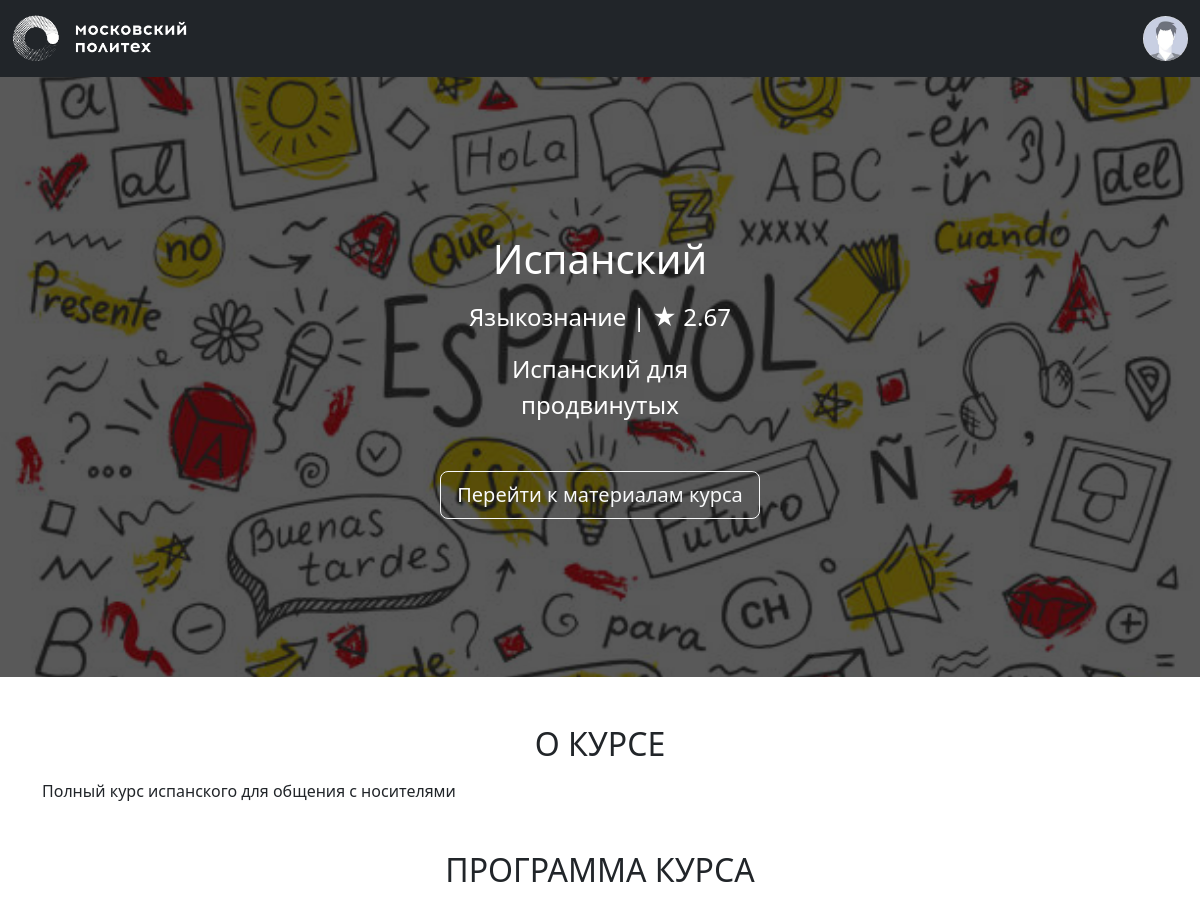
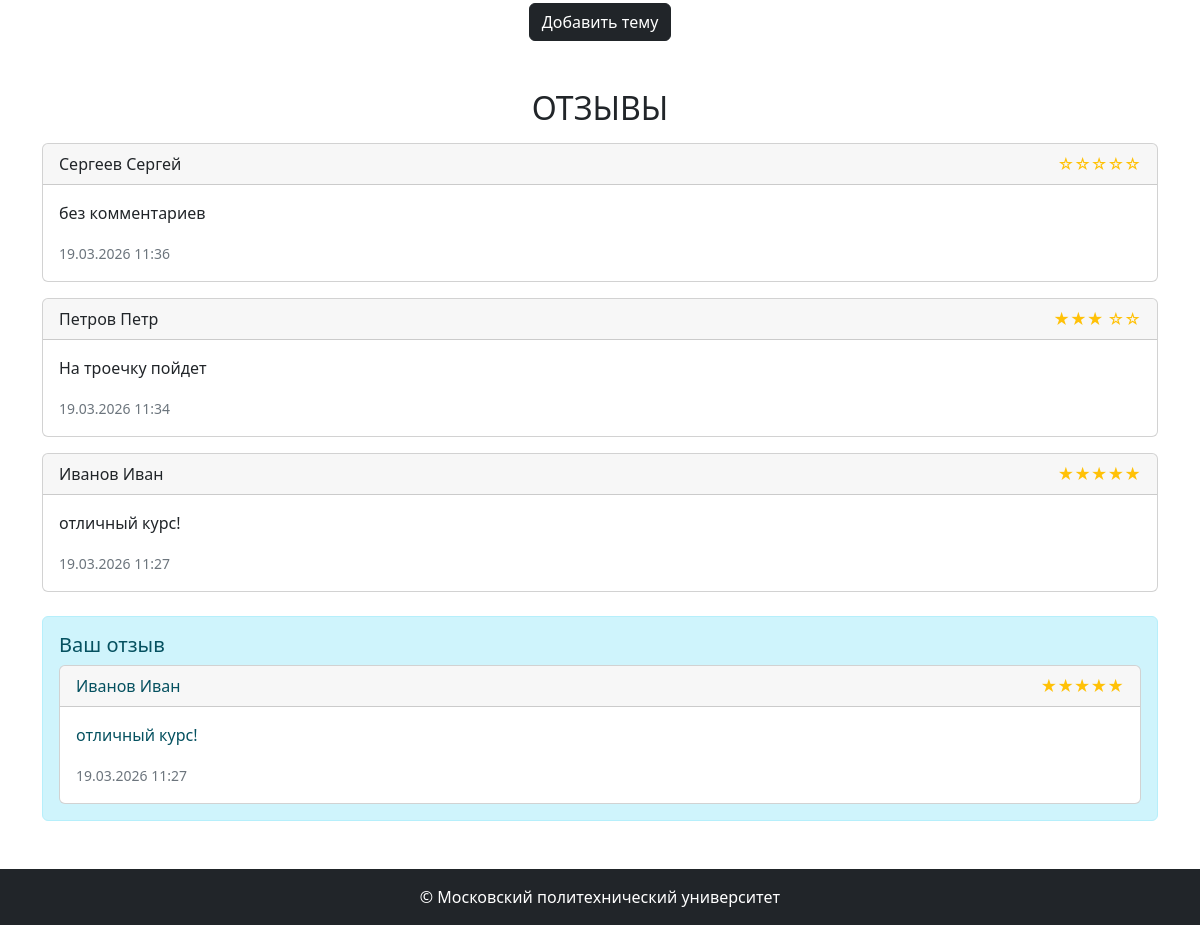
The app's page /courses/2 (signed in) with its own data (2 pictures, top to bottom).
### models.py (models this page shows, shortened)
class Image(db.Model):
    __tablename__ = 'images'
    id: Mapped[str] = mapped_column(String(100), primary_key=True)
    file_name: Mapped[str] = mapped_column(String(100))
    mime_type: Mapped[str] = mapped_column(String(100))
    md5_hash: Mapped[str] = mapped_column(String(100), unique=True)
    object_id: Mapped[Optional[int]]
    object_type: Mapped[Optional[str]] = mapped_column(String(100))
    created_at: Mapped[datetime] = mapped_column(default=datetime.now)
    @property
    def url(self):
        return url_for('image', image_id=self.id)

class Base(DeclarativeBase):
  metadata = MetaData(naming_convention={
        "ix": 'ix_%(column_0_label)s',
        "uq": "uq_%(table_name)s_%(column_0_name)s",
        "ck": "ck_%(table_name)s_%(constraint_name)s",
        "fk": "fk_%(table_name)s_%(column_0_name)s_%(referred_table_name)s",
        "pk": "pk_%(table_name)s"
    })

class Course(Base):
    __tablename__ = 'courses'
    id: Mapped[int] = mapped_column(primary_key=True)
    name: Mapped[str] = mapped_column(String(100))
    short_desc: Mapped[str] = mapped_column(Text)
    full_desc: Mapped[str] = mapped_column(Text)
    rating_sum: Mapped[int] = mapped_column(default=0)
    rating_num: Mapped[int] = mapped_column(default=0)
    category_id: Mapped[int] = mapped_column(ForeignKey("categories.id"))
    author_id: Mapped[int] = mapped_column(ForeignKey("users.id"))
    background_image_id: Mapped[str] = mapped_column(ForeignKey("images.id"))
    created_at: Mapped[datetime] = mapped_column(default=datetime.now)
    author: Mapped["User"] = relationship()
    category: Mapped["Category"] = relationship(lazy=False)
    bg_image: Mapped["Image"] = relationship()
    reviews: Mapped[List["Review"]] = relationship(back_populates="course", order_by="Review.created_at.desc()")
    @property
    def rating(self):
        if self.rating_num > 0:
            return self.rating_sum / self.rating_num
        return 0

class Category(Base):
    __tablename__ = 'categories'
    id = mapped_column(Integer, primary_key=True)
    name: Mapped[str] = mapped_column(String(100))
    parent_id: Mapped[Optional[int]] = mapped_column(ForeignKey("categories.id"))

class Review(db.Model):
    __tablename__ = 'reviews'
    id: Mapped[int] = mapped_column(primary_key=True)
    rating: Mapped[int] = mapped_column(nullable=False)  # оценка от 0 до 5
    text: Mapped[str] = mapped_column(Text, nullable=False)
    created_at: Mapped[datetime] = mapped_column(default=datetime.now)
    course_id: Mapped[int] = mapped_column(ForeignKey("courses.id"))
    user_id: Mapped[int] = mapped_column(ForeignKey("users.id"))
    course: Mapped["Course"] = relationship(back_populates="reviews")
    user: Mapped["User"] = relationship()

class User(Base, UserMixin):
    __tablename__ = 'users'
    id: Mapped[int] = mapped_column(primary_key=True)
    first_name: Mapped[str] = mapped_column(String(100))
    last_name: Mapped[str] = mapped_column(String(100))
    middle_name: Mapped[Optional[str]] = mapped_column(String(100))
    login: Mapped[str] = mapped_column(String(100), unique=True)
    password_hash: Mapped[str] = mapped_column(String(200))
    created_at: Mapped[datetime] = mapped_column(default=datetime.now)
    @property
    def full_name(self):
        return ' '.join([self.last_name, self.first_name, self.middle_name or ''])

### courses.py (the view)
@bp.route('/<int:course_id>')
def show(course_id):
    course = db.get_or_404(Course, course_id)
    return render_template('courses/show.html', course=course)

### auth.py (called while the page is built)
def load_user(user_id):
    user = db.session.execute(db.select(User).filter_by(id=user_id)).scalar()
    return user

### templates/courses/show.html (shortened to what this page needs)
{% extends 'base.html' %}
{% block content %}
<div class="title-area position-relative" style="background-image: url({{ course.bg_image.url }});">
    <div class="h-100 w-100 py-5 d-flex text-center position-absolute" style="background-color: rgba(0, 0, 0, 0.65);">
        <div class="m-auto">
            <h1 class="title mb-3 font-weight-bold">{{ course.name }}</h1>
            <p class="mb-3 mx-auto">
                {{ course.category.name }} | <span>★</span> <span>{{ "%.2f" | format(course.rating) }}</span>
            </p>
            <div class="container">
                <p class="description w-75 mb-5 mx-auto">
                    {{ course.short_desc }}
                </p>
            </div>
            {% if current_user.is_authenticated %}
                <a href="#" class="btn btn-outline-light btn-lg">Перейти к материалам курса</a>
            {% else %}
                <button class="btn btn-outline-light btn-lg" disabled>Записаться</button>
            {% endif %}
        </div>
    </div>
</div>
<div class="container mt-5">
    <section class="about mb-5">
        <h2 class="mb-3 text-center text-uppercase font-weight-bold">О курсе</h2>
        <p>{{ course.full_desc }}</p>
    </section>
    <section class="program mb-5">
        <h2 class="mb-3 text-center text-uppercase font-weight-bold">Программа курса</h2>
        {% if current_user.is_authenticated and current_user.id == course.author_id %}
            <div class="text-center">
                <button type="button" class="btn btn-dark">
                    Добавить тему
                </button>
            </div>
        {% endif %}
    </section>
    <section class="reviews mb-5">
        <h2 class="mb-3 text-center text-uppercase font-weight-bold">Отзывы</h2>
        {% if course.reviews %}
            <div class="reviews-list">
                {% for review in course.reviews[:5] %}
                    <div class="card mb-3">
                        <div class="card-header d-flex justify-content-between">
                            <span>{{ review.user.full_name }}</span>
                            <span class="text-warning">
                                {% for i in range(review.rating) %}★{% endfor %}
                                {% for i in range(5 - review.rating) %}☆{% endfor %}
                            </span>
                        </div>
                        <div class="card-body">
                            <p class="card-text">{{ review.text }}</p>
                            <small class="text-muted">{{ review.created_at.strftime('%d.%m.%Y %H:%M') }}</small>
                        </div>
                    </div>
                {% endfor %}
            </div>
        {% else %}
            <p class="text-muted">Пока нет отзывов. Будьте первым!</p>
        {% endif %}
        {% if current_user.is_authenticated %}
            {% set user_review = course.reviews|selectattr('user_id', 'equalto', current_user.id)|first %}
            {% if user_review %}
                <div class="alert alert-info mt-4">
                    <h5>Ваш отзыв</h5>
                    <div class="card">
                        <div class="card-header d-flex justify-content-between">
                            <span>{{ user_review.user.full_name }}</span>
                            <span class="text-warning">
                                {% for i in range(user_review.rating) %}★{% endfor %}
                            </span>
                        </div>
                        <div class="card-body">
                            <p class="card-text">{{ user_review.text }}</p>
                            <small class="text-muted">{{ user_review.created_at.strftime('%d.%m.%Y %H:%M') }}</small>
                        </div>
                    </div>
                </div>
            {% endif %}
        {% else %}
            <div class="alert alert-warning mt-4">
                <a href="{{ url_for('auth.login') }}">Войдите</a>, чтобы оставить отзыв.
            </div>
        {% endif %}
    </section>
</div>
{% endblock %}

### static/styles.css (style rules this page uses)
.title-area { background-color: black; background-position: center; background-repeat: no-repeat; background-size: cover; color: white; font-size: 1.5rem; min-height: calc(75vh); }

### records on screen
Image: bg_image (picture)
Course: name "Испанский", rating "2.67", short_desc "Испанский для продвинутых", full_desc "Полный курс испанского для общения с носителями"
Category: category.name "Языкознание"
Review: user.full_name "Сергеев Сергей", rating 0 (drawn), text "без комментариев", created_at "19.03.2026 11:36"
Review: user.full_name "Петров Петр", text "На троечку пойдет", created_at "19.03.2026 11:34"
Review: user.full_name "Иванов Иван", text "отличный курс!", created_at "19.03.2026 11:27"
User: user.full_name "Иванов Иван"
